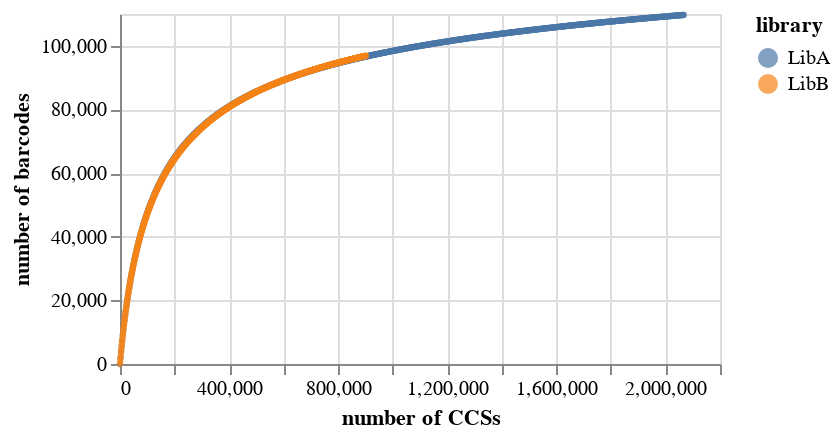
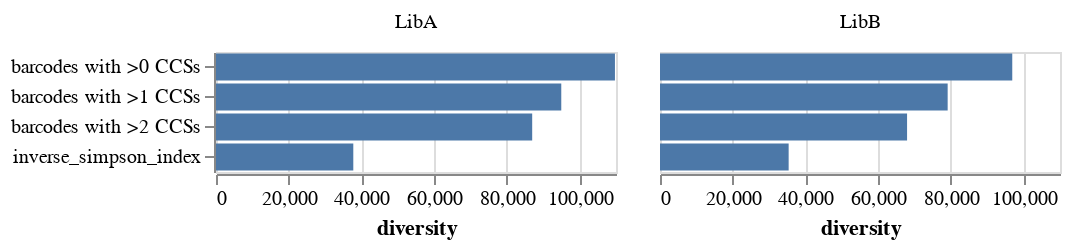

Notebook source saved alongside these figures, in order:
### Markdown cell above
## Rarefaction and other estimates of library diversity
To help understand how many barcodes there are and how evenly the number of reads are distributed among these barcodes, we make rarefaction curves. 
We also compute a few other metrics of diversity:
 1. number of barcodes observed >$n$ times up to the minimum number of CCSs required to call a consensus below.
 2. [inverse Simpson index](https://en.wikipedia.org/wiki/Diversity_index#Simpson_index), which is reciprocal of probability two randomly drawn sequences have same barcode.

### Code cell
# required CCSs per barcode to call consensus below
min_support = config["consensus_params"]["min_support"]


# number of counts for each library / barcode
barcodecounts = aligned_ccs.groupby(["library", "barcode"], as_index=False).aggregate(
    count=pd.NamedAgg("query_name", "count")
)

# make rarefaction plot
rarefy_df = pd.concat(
    [
        (
            dms_variants.barcodes.rarefyBarcodes(
                df, maxpoints=1000, logspace=False
            ).assign(library=library)
        )
        for library, df in barcodecounts.groupby("library")
    ]
)
rarefy_chart = (
    alt.Chart(rarefy_df)
    .encode(
        x=alt.X(
            "ncounts",
            title="number of CCSs",
        ),
        y=alt.X(
            "nbarcodes",
            title="number of barcodes",
        ),
        color=alt.Color("library"),
        tooltip=rarefy_df.columns.tolist(),
    )
    .mark_point(size=10, filled=True)
    .resolve_scale(y="independent")
    .properties(height=175, width=300)
)
display(rarefy_chart)

# compute diversity statistics
diversity = dms_variants.barcodes.inverse_simpson_index(barcodecounts).melt(
    id_vars="library",
    value_vars="inverse_simpson_index",
    var_name="metric",
    value_name="diversity",
)
for n in range(min_support):
    diversity = pd.concat(
        [
            diversity,
            barcodecounts.query("count > @n")
            .groupby("library", as_index=False)
            .aggregate(diversity=pd.NamedAgg("barcode", "nunique"))
            .assign(metric=f"barcodes with >{n} CCSs"),
        ],
        ignore_index=True,
    )
diversity_chart = (
    alt.Chart(diversity)
    .encode(
        x=alt.X("diversity"),
        y=alt.Y("metric", title=None),
        facet=alt.Facet("library", columns=2, title=None),
        tooltip=diversity.columns.tolist(),
    )
    .mark_bar()
    .properties(width=200, height=15 * (min_support + 1))
)
display(diversity_chart)

### Figure 1 — Vega-Lite specification as saved in the notebook (floating-point values rounded to 4 significant figures; data arrays with more than 128 entries replaced by an {"elided": "..."} marker saying what was removed)
{"config": {"view": {"continuousWidth": 300, "continuousHeight": 300}}, "data": {"name": "data-56189940b6803095e29c362398ee2eef"}, "mark": {"type": "point", "filled": true, "size": 10}, "encoding": {"color": {"field": "library", "type": "nominal"}, "tooltip": [{"field": "ncounts", "type": "quantitative"}, {"field": "nbarcodes", "type": "quantitative"}, {"field": "library", "type": "nominal"}], "x": {"field": "ncounts", "title": "number of CCSs", "type": "quantitative"}, "y": {"field": "nbarcodes", "title": "number of barcodes", "type": "quantitative"}}, "height": 175, "resolve": {"scale": {"y": "independent"}}, "width": 300, "$schema": "https://vega.github.io/schema/vega-lite/v5.8.0.json", "datasets": {"data-56189940b6803095e29c362398ee2eef": {"elided": "2000 records"}}}

### Figure 2 — Vega-Lite specification as saved in the notebook (floating-point values rounded to 4 significant figures)
{"config": {"view": {"continuousWidth": 300, "continuousHeight": 300}}, "data": {"name": "data-8c296eb23bc2f56faa4b9e6242d400ab"}, "mark": {"type": "bar"}, "encoding": {"facet": {"columns": 2, "field": "library", "title": null, "type": "nominal"}, "tooltip": [{"field": "library", "type": "nominal"}, {"field": "metric", "type": "nominal"}, {"field": "diversity", "type": "quantitative"}], "x": {"field": "diversity", "type": "quantitative"}, "y": {"field": "metric", "title": null, "type": "nominal"}}, "height": 60, "width": 200, "$schema": "https://vega.github.io/schema/vega-lite/v5.8.0.json", "datasets": {"data-8c296eb23bc2f56faa4b9e6242d400ab": [{"library": "LibA", "metric": "inverse_simpson_index", "diversity": 37760.0}, {"library": "LibB", "metric": "inverse_simpson_index", "diversity": 35380.0}, {"library": "LibA", "metric": "barcodes with >0 CCSs", "diversity": 109700.0}, {"library": "LibB", "metric": "barcodes with >0 CCSs", "diversity": 96870.0}, {"library": "LibA", "metric": "barcodes with >1 CCSs", "diversity": 94950.0}, {"library": "LibB", "metric": "barcodes with >1 CCSs", "diversity": 79110.0}, {"library": "LibA", "metric": "barcodes with >2 CCSs", "diversity": 86950.0}, {"library": "LibB", "metric": "barcodes with >2 CCSs", "diversity": 67940.0}]}}
